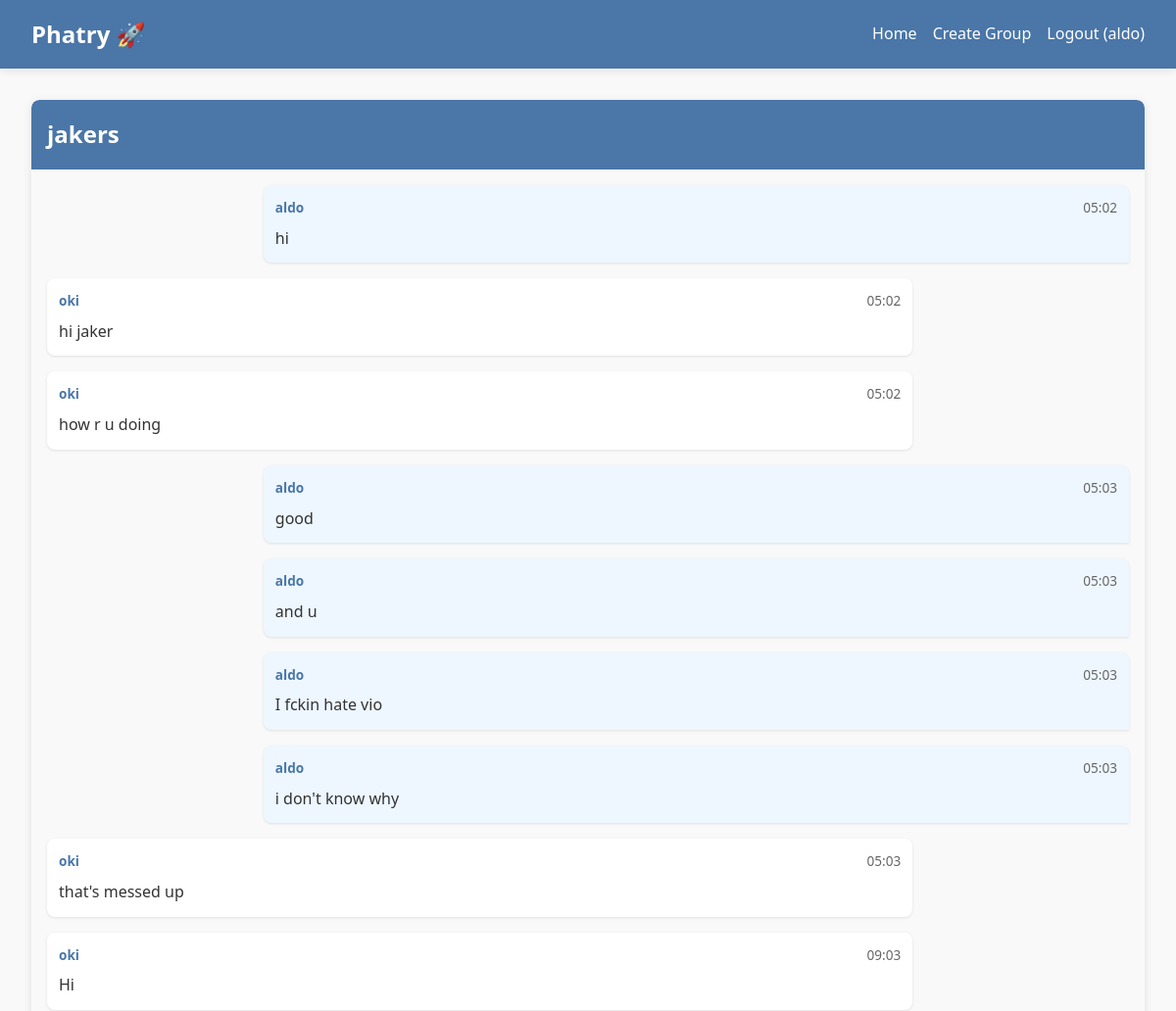
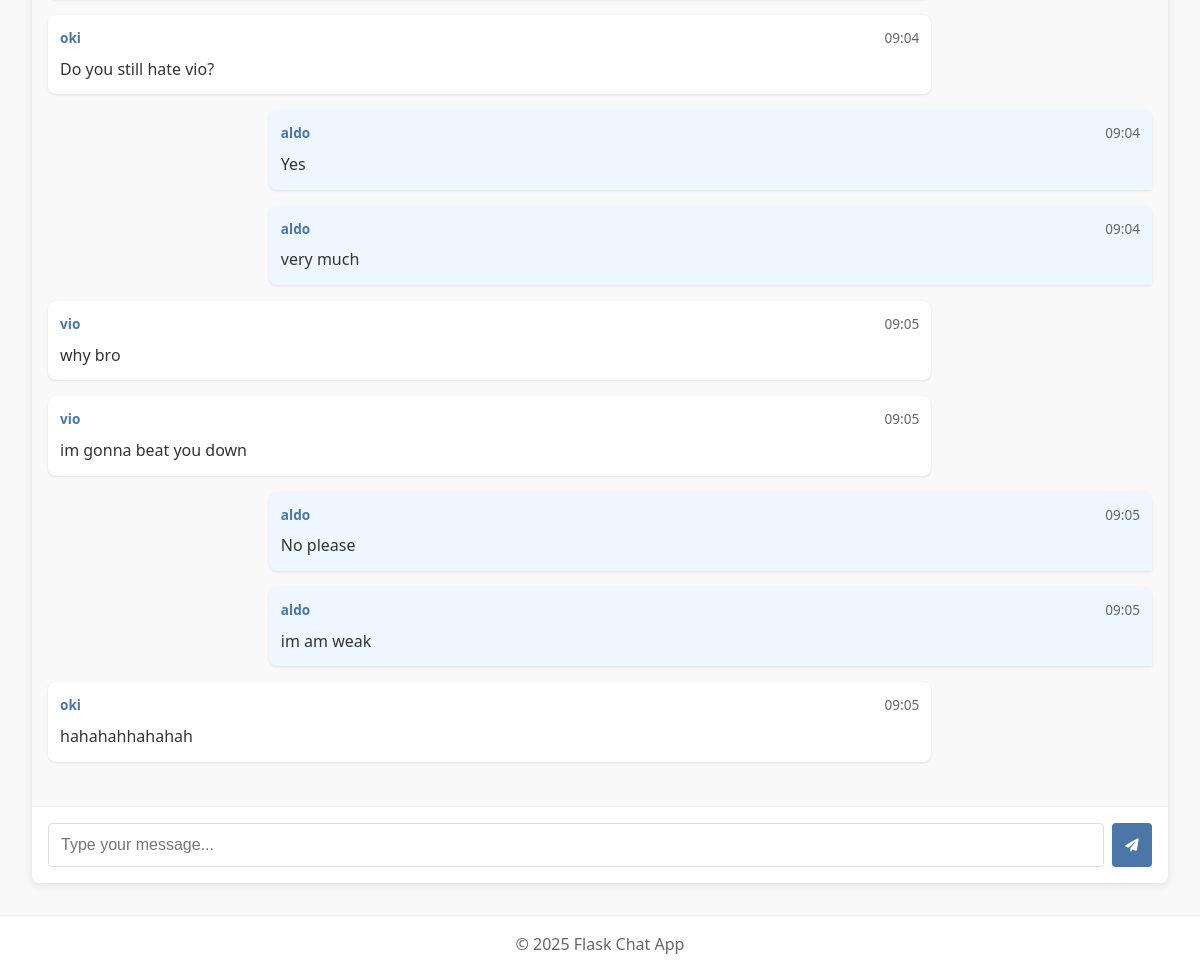
The page /group/1 (signed in) on the database its author committed (2 pictures, top to bottom).
### src/app.py (models this page shows)
class User(db.Model):
    id = db.Column(db.Integer, primary_key=True)
    username = db.Column(db.String(80), unique=True, nullable=False)
    password = db.Column(db.String(200), nullable=False)
    created_at = db.Column(db.DateTime, default=datetime.utcnow)

class Group(db.Model):
    id = db.Column(db.Integer, primary_key=True)
    name = db.Column(db.String(80), nullable=False)
    created_at = db.Column(db.DateTime, default=datetime.utcnow)
    created_by = db.Column(db.Integer, db.ForeignKey('user.id'))

class Message(db.Model):
    id = db.Column(db.Integer, primary_key=True)
    content = db.Column(db.Text, nullable=False)
    group_id = db.Column(db.Integer, db.ForeignKey('group.id'), nullable=False)
    user_id = db.Column(db.Integer, db.ForeignKey('user.id'), nullable=False)
    created_at = db.Column(db.DateTime, default=datetime.utcnow)
    user = db.relationship('User', backref='messages')
    group = db.relationship('Group', backref='messages')

### src/app.py (the view)
@app.route('/group/<int:group_id>')
def group_chat(group_id):
    if 'user_id' not in session:
        return redirect(url_for('login'))
    group = Group.query.get_or_404(group_id)
    is_member = GroupMember.query.filter_by(
        group_id=group_id,
        user_id=session['user_id']
    ).first()
    if not is_member:
        new_member = GroupMember(group_id=group_id, user_id=session['user_id'])
        db.session.add(new_member)
        db.session.commit()
    messages = Message.query.filter_by(group_id=group_id).order_by(Message.created_at).all()
    return render_template('group_chat.html', group=group, messages=messages)

### templates/group_chat.html (shortened to what this page needs)
{% extends "base.html" %}
{% block content %}
<div class="chat-container">
    <div class="chat-header">
        <h1>{{ group.name }}</h1>
    </div>
    <div class="chat-messages" id="messages">
        {% for message in messages %}
            <div class="message {% if message.user_id == session['user_id'] %}own-message{% endif %}">
                <div class="message-info">
                    <span class="username">{{ message.user.username }}</span>
                    <span class="time">{{ message.created_at.strftime('%H:%M') }}</span>
                </div>
                <div class="message-content">{{ message.content }}</div>
            </div>
        {% endfor %}
    </div>
    <div class="chat-input">
        <form id="messageForm">
            <input type="text" id="message" placeholder="Type your message..." autocomplete="off" required>
            <button type="submit">
                <i class="fas fa-paper-plane"></i>
            </button>
        </form>
    </div>
</div>
{% endblock %}

### templates/base.html (shortened to what this page needs)
<!DOCTYPE html>
<html lang="en">
<head>
    <link rel="stylesheet" href="{{ url_for('static', filename='css/style.css') }}">
    <link href="https://cdnjs.cloudflare.com/ajax/libs/font-awesome/6.0.0-beta3/css/all.min.css" rel="stylesheet">
</head>
<body>
    <header>
        <nav>
            <div class="logo">Phatry 🚀</div>
            <ul class="nav-links">
                {% if 'user_id' in session %}
                    <li><a href="{{ url_for('index') }}">Home</a></li>
                    <li><a href="{{ url_for('create_group') }}">Create Group</a></li>
                    <li><a href="{{ url_for('logout') }}">Logout ({{ session['username'] }})</a></li>
                {% else %}
                    <li><a href="{{ url_for('login') }}">Login</a></li>
                    <li><a href="{{ url_for('register') }}">Register</a></li>
                {% endif %}
            </ul>
        </nav>
    </header>
    <main>
        {% block content %}{% endblock %}
    </main>
    <footer>
        <p>&copy; 2025 Flask Chat App</p>
    </footer>
</body>
</html>

### static/css/style.css (style rules this page uses)
:root { --primary-color: #4a76a8; --secondary-color: #3d6293; --accent-color: #eef7ff; --text-color: #333; --light-gray: #f4f4f4; --dark-gray: #666; --success-color: #28a745; --error-color: #dc3545; --shadow: 0 2px 10px rgba(0, 0, 0, 0.1); }
* { margin: 0; padding: 0; box-sizing: border-box; }
body { font-family: 'Segoe UI', Tahoma, Geneva, Verdana, sans-serif; line-height: 1.6; color: var(--text-color); background-color: #f9f9f9; min-height: 100vh; display: flex; flex-direction: column; }
header { background-color: var(--primary-color); box-shadow: var(--shadow); }
nav { display: flex; justify-content: space-between; align-items: center; padding: 1rem 2rem; max-width: 1200px; margin: 0 auto; width: 100%; }
.logo { font-size: 1.5rem; font-weight: bold; color: white; text-align: center; }
.nav-links { display: flex; list-style: none; }
.nav-links li { margin-left: 1rem; }
.nav-links a { color: white; text-decoration: none; transition: all 0.3s ease; }
main { flex: 1; padding: 2rem; max-width: 1200px; margin: 0 auto; width: 100%; }
input[type="text"], input[type="password"] { width: 100%; padding: 0.75rem; border: 1px solid #ddd; border-radius: 4px; font-size: 1rem; }
.chat-container { display: flex; flex-direction: column; height: calc(100vh - 180px); background-color: white; border-radius: 8px; box-shadow: var(--shadow); overflow: hidden; }
.chat-header { background-color: var(--primary-color); color: white; padding: 1rem; border-top-left-radius: 8px; border-top-right-radius: 8px; }
.chat-header h1 { font-size: 1.5rem; margin: 0; }
.chat-messages { flex: 1; overflow-y: auto; padding: 1rem; background-color: #f9f9f9; }
.message { margin-bottom: 1rem; max-width: 80%; padding: 0.75rem; border-radius: 8px; background-color: white; box-shadow: 0 1px 3px rgba(0,0,0,0.1); }
.message-info { display: flex; justify-content: space-between; margin-bottom: 0.5rem; font-size: 0.85rem; }
.username { font-weight: bold; color: var(--primary-color); }
.time { color: var(--dark-gray); }
.message-content { word-break: break-word; }
.own-message { margin-left: auto; background-color: var(--accent-color); border-bottom-right-radius: 0; }
.chat-input { padding: 1rem; background-color: white; border-top: 1px solid #eee; }
.chat-input form { display: flex; }
.chat-input input { flex: 1; padding: 0.75rem; border: 1px solid #ddd; border-radius: 4px; font-size: 1rem; margin-right: 0.5rem; }
.chat-input button { background-color: var(--primary-color); color: white; border: none; border-radius: 4px; width: 40px; cursor: pointer; transition: background-color 0.3s ease; }
footer { background-color: #fff; text-align: center; padding: 1rem; color: var(--dark-gray); border-top: 1px solid #eee; margin-top: auto; }

### rows shown on the page
User: username "aldo"
Group: name "jakers"
Message: user.username "aldo", created_at "05:02", content "hi"
Message: user.username "oki", created_at "05:02", content "hi jaker"
Message: user.username "oki", created_at "05:02", content "how r u doing"
Message: user.username "aldo", created_at "05:03", content "good"
Message: user.username "aldo", created_at "05:03", content "and u"
Message: user.username "aldo", created_at "05:03", content "I fckin hate vio"
Message: user.username "aldo", created_at "05:03", content "i don't know why"
Message: user.username "oki", created_at "05:03", content "that's messed up"
Message: user.username "oki", created_at "09:03", content "Hi"
Message: user.username "oki", created_at "09:04", content "Do you still hate vio?"
Message: user.username "aldo", created_at "09:04", content "Yes"
Message: user.username "aldo", created_at "09:04", content "very much"
Message: user.username "vio", created_at "09:05", content "why bro"
Message: user.username "vio", created_at "09:05", content "im gonna beat you down"
Message: user.username "aldo", created_at "09:05", content "No please"
Message: user.username "aldo", created_at "09:05", content "im am weak"
Message: user.username "oki", created_at "09:05", content "hahahahhahahah"
